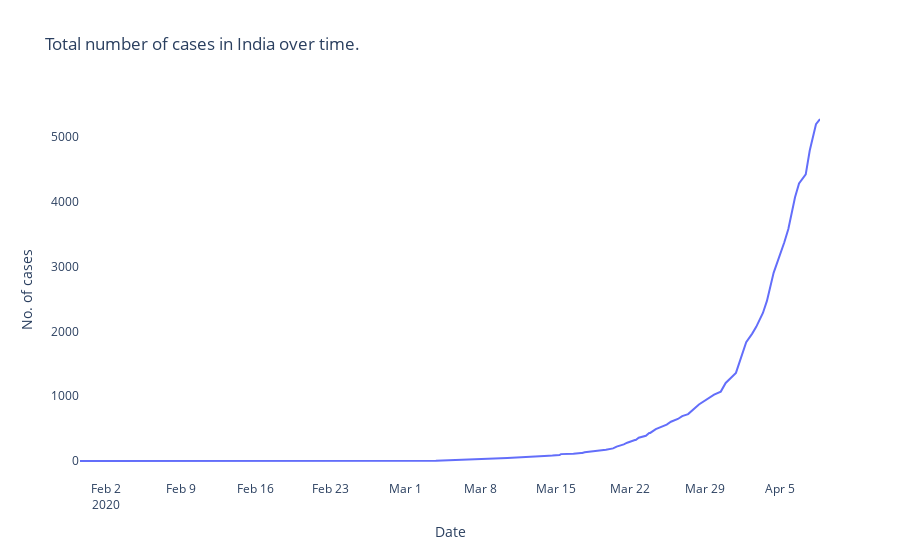

The notebook cell this image was saved under:
### Code cell
fig = go.Figure(data = [go.Scatter(name = 'no. of cases',
                              x = total_confirmed_cases['date'],
                              y = total_confirmed_cases['cases'],
                             marker = {'opacity':1,'showscale':False})],
                
               layout = go.Layout(title = 'Total number of cases in India over time.',
                                  xaxis = {'title':'Date'},
                                  yaxis = {'title':'No. of cases'},
                                  plot_bgcolor = 'white',
                                 showlegend = False
                                )
               )
fig.show()
